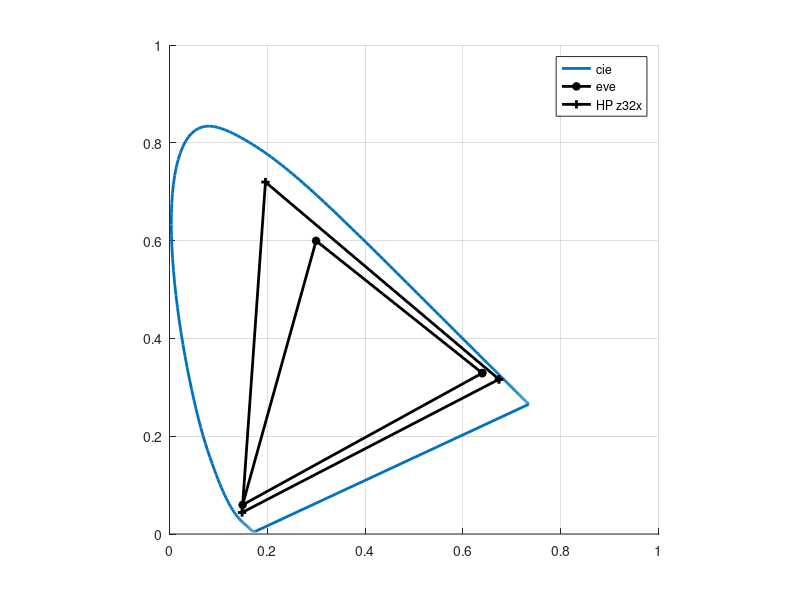

This figure's MATLAB source:
function [x,y] = cie_diagram()

# Originally from https://github.com/markkness/ColorPy/blob/master/colorpy/data/ciexyz31_1.txt
  cie = [
         360,  0.000129900000,  0.000003917000,  0.000606100000
         361,  0.000145847000,  0.000004393581,  0.000680879200
         362,  0.000163802100,  0.000004929604,  0.000765145600
         363,  0.000184003700,  0.000005532136,  0.000860012400
         364,  0.000206690200,  0.000006208245,  0.000966592800
         365,  0.000232100000,  0.000006965000,  0.001086000000
         366,  0.000260728000,  0.000007813219,  0.001220586000
         367,  0.000293075000,  0.000008767336,  0.001372729000
         368,  0.000329388000,  0.000009839844,  0.001543579000
         369,  0.000369914000,  0.000011043230,  0.001734286000
         370,  0.000414900000,  0.000012390000,  0.001946000000
         371,  0.000464158700,  0.000013886410,  0.002177777000
         372,  0.000518986000,  0.000015557280,  0.002435809000
         373,  0.000581854000,  0.000017442960,  0.002731953000
         374,  0.000655234700,  0.000019583750,  0.003078064000
         375,  0.000741600000,  0.000022020000,  0.003486000000
         376,  0.000845029600,  0.000024839650,  0.003975227000
         377,  0.000964526800,  0.000028041260,  0.004540880000
         378,  0.001094949000,  0.000031531040,  0.005158320000
         379,  0.001231154000,  0.000035215210,  0.005802907000
         380,  0.001368000000,  0.000039000000,  0.006450001000
         381,  0.001502050000,  0.000042826400,  0.007083216000
         382,  0.001642328000,  0.000046914600,  0.007745488000
         383,  0.001802382000,  0.000051589600,  0.008501152000
         384,  0.001995757000,  0.000057176400,  0.009414544000
         385,  0.002236000000,  0.000064000000,  0.010549990000
         386,  0.002535385000,  0.000072344210,  0.011965800000
         387,  0.002892603000,  0.000082212240,  0.013655870000
         388,  0.003300829000,  0.000093508160,  0.015588050000
         389,  0.003753236000,  0.000106136100,  0.017730150000
         390,  0.004243000000,  0.000120000000,  0.020050010000
         391,  0.004762389000,  0.000134984000,  0.022511360000
         392,  0.005330048000,  0.000151492000,  0.025202880000
         393,  0.005978712000,  0.000170208000,  0.028279720000
         394,  0.006741117000,  0.000191816000,  0.031897040000
         395,  0.007650000000,  0.000217000000,  0.036210000000
         396,  0.008751373000,  0.000246906700,  0.041437710000
         397,  0.010028880000,  0.000281240000,  0.047503720000
         398,  0.011421700000,  0.000318520000,  0.054119880000
         399,  0.012869010000,  0.000357266700,  0.060998030000
         400,  0.014310000000,  0.000396000000,  0.067850010000
         401,  0.015704430000,  0.000433714700,  0.074486320000
         402,  0.017147440000,  0.000473024000,  0.081361560000
         403,  0.018781220000,  0.000517876000,  0.089153640000
         404,  0.020748010000,  0.000572218700,  0.098540480000
         405,  0.023190000000,  0.000640000000,  0.110200000000
         406,  0.026207360000,  0.000724560000,  0.124613300000
         407,  0.029782480000,  0.000825500000,  0.141701700000
         408,  0.033880920000,  0.000941160000,  0.161303500000
         409,  0.038468240000,  0.001069880000,  0.183256800000
         410,  0.043510000000,  0.001210000000,  0.207400000000
         411,  0.048995600000,  0.001362091000,  0.233692100000
         412,  0.055022600000,  0.001530752000,  0.262611400000
         413,  0.061718800000,  0.001720368000,  0.294774600000
         414,  0.069212000000,  0.001935323000,  0.330798500000
         415,  0.077630000000,  0.002180000000,  0.371300000000
         416,  0.086958110000,  0.002454800000,  0.416209100000
         417,  0.097176720000,  0.002764000000,  0.465464200000
         418,  0.108406300000,  0.003117800000,  0.519694800000
         419,  0.120767200000,  0.003526400000,  0.579530300000
         420,  0.134380000000,  0.004000000000,  0.645600000000
         421,  0.149358200000,  0.004546240000,  0.718483800000
         422,  0.165395700000,  0.005159320000,  0.796713300000
         423,  0.181983100000,  0.005829280000,  0.877845900000
         424,  0.198611000000,  0.006546160000,  0.959439000000
         425,  0.214770000000,  0.007300000000,  1.039050100000
         426,  0.230186800000,  0.008086507000,  1.115367300000
         427,  0.244879700000,  0.008908720000,  1.188497100000
         428,  0.258777300000,  0.009767680000,  1.258123300000
         429,  0.271807900000,  0.010664430000,  1.323929600000
         430,  0.283900000000,  0.011600000000,  1.385600000000
         431,  0.294943800000,  0.012573170000,  1.442635200000
         432,  0.304896500000,  0.013582720000,  1.494803500000
         433,  0.313787300000,  0.014629680000,  1.542190300000
         434,  0.321645400000,  0.015715090000,  1.584880700000
         435,  0.328500000000,  0.016840000000,  1.622960000000
         436,  0.334351300000,  0.018007360000,  1.656404800000
         437,  0.339210100000,  0.019214480000,  1.685295900000
         438,  0.343121300000,  0.020453920000,  1.709874500000
         439,  0.346129600000,  0.021718240000,  1.730382100000
         440,  0.348280000000,  0.023000000000,  1.747060000000
         441,  0.349599900000,  0.024294610000,  1.760044600000
         442,  0.350147400000,  0.025610240000,  1.769623300000
         443,  0.350013000000,  0.026958570000,  1.776263700000
         444,  0.349287000000,  0.028351250000,  1.780433400000
         445,  0.348060000000,  0.029800000000,  1.782600000000
         446,  0.346373300000,  0.031310830000,  1.782968200000
         447,  0.344262400000,  0.032883680000,  1.781699800000
         448,  0.341808800000,  0.034521120000,  1.779198200000
         449,  0.339094100000,  0.036225710000,  1.775867100000
         450,  0.336200000000,  0.038000000000,  1.772110000000
         451,  0.333197700000,  0.039846670000,  1.768258900000
         452,  0.330041100000,  0.041768000000,  1.764039000000
         453,  0.326635700000,  0.043766000000,  1.758943800000
         454,  0.322886800000,  0.045842670000,  1.752466300000
         455,  0.318700000000,  0.048000000000,  1.744100000000
         456,  0.314025100000,  0.050243680000,  1.733559500000
         457,  0.308884000000,  0.052573040000,  1.720858100000
         458,  0.303290400000,  0.054980560000,  1.705936900000
         459,  0.297257900000,  0.057458720000,  1.688737200000
         460,  0.290800000000,  0.060000000000,  1.669200000000
         461,  0.283970100000,  0.062601970000,  1.647528700000
         462,  0.276721400000,  0.065277520000,  1.623412700000
         463,  0.268917800000,  0.068042080000,  1.596022300000
         464,  0.260422700000,  0.070911090000,  1.564528000000
         465,  0.251100000000,  0.073900000000,  1.528100000000
         466,  0.240847500000,  0.077016000000,  1.486111400000
         467,  0.229851200000,  0.080266400000,  1.439521500000
         468,  0.218407200000,  0.083666800000,  1.389879900000
         469,  0.206811500000,  0.087232800000,  1.338736200000
         470,  0.195360000000,  0.090980000000,  1.287640000000
         471,  0.184213600000,  0.094917550000,  1.237422300000
         472,  0.173327300000,  0.099045840000,  1.187824300000
         473,  0.162688100000,  0.103367400000,  1.138761100000
         474,  0.152283300000,  0.107884600000,  1.090148000000
         475,  0.142100000000,  0.112600000000,  1.041900000000
         476,  0.132178600000,  0.117532000000,  0.994197600000
         477,  0.122569600000,  0.122674400000,  0.947347300000
         478,  0.113275200000,  0.127992800000,  0.901453100000
         479,  0.104297900000,  0.133452800000,  0.856619300000
         480,  0.095640000000,  0.139020000000,  0.812950100000
         481,  0.087299550000,  0.144676400000,  0.770517300000
         482,  0.079308040000,  0.150469300000,  0.729444800000
         483,  0.071717760000,  0.156461900000,  0.689913600000
         484,  0.064580990000,  0.162717700000,  0.652104900000
         485,  0.057950010000,  0.169300000000,  0.616200000000
         486,  0.051862110000,  0.176243100000,  0.582328600000
         487,  0.046281520000,  0.183558100000,  0.550416200000
         488,  0.041150880000,  0.191273500000,  0.520337600000
         489,  0.036412830000,  0.199418000000,  0.491967300000
         490,  0.032010000000,  0.208020000000,  0.465180000000
         491,  0.027917200000,  0.217119900000,  0.439924600000
         492,  0.024144400000,  0.226734500000,  0.416183600000
         493,  0.020687000000,  0.236857100000,  0.393882200000
         494,  0.017540400000,  0.247481200000,  0.372945900000
         495,  0.014700000000,  0.258600000000,  0.353300000000
         496,  0.012161790000,  0.270184900000,  0.334857800000
         497,  0.009919960000,  0.282293900000,  0.317552100000
         498,  0.007967240000,  0.295050500000,  0.301337500000
         499,  0.006296346000,  0.308578000000,  0.286168600000
         500,  0.004900000000,  0.323000000000,  0.272000000000
         501,  0.003777173000,  0.338402100000,  0.258817100000
         502,  0.002945320000,  0.354685800000,  0.246483800000
         503,  0.002424880000,  0.371698600000,  0.234771800000
         504,  0.002236293000,  0.389287500000,  0.223453300000
         505,  0.002400000000,  0.407300000000,  0.212300000000
         506,  0.002925520000,  0.425629900000,  0.201169200000
         507,  0.003836560000,  0.444309600000,  0.190119600000
         508,  0.005174840000,  0.463394400000,  0.179225400000
         509,  0.006982080000,  0.482939500000,  0.168560800000
         510,  0.009300000000,  0.503000000000,  0.158200000000
         511,  0.012149490000,  0.523569300000,  0.148138300000
         512,  0.015535880000,  0.544512000000,  0.138375800000
         513,  0.019477520000,  0.565690000000,  0.128994200000
         514,  0.023992770000,  0.586965300000,  0.120075100000
         515,  0.029100000000,  0.608200000000,  0.111700000000
         516,  0.034814850000,  0.629345600000,  0.103904800000
         517,  0.041120160000,  0.650306800000,  0.096667480000
         518,  0.047985040000,  0.670875200000,  0.089982720000
         519,  0.055378610000,  0.690842400000,  0.083845310000
         520,  0.063270000000,  0.710000000000,  0.078249990000
         521,  0.071635010000,  0.728185200000,  0.073208990000
         522,  0.080462240000,  0.745463600000,  0.068678160000
         523,  0.089739960000,  0.761969400000,  0.064567840000
         524,  0.099456450000,  0.777836800000,  0.060788350000
         525,  0.109600000000,  0.793200000000,  0.057250010000
         526,  0.120167400000,  0.808110400000,  0.053904350000
         527,  0.131114500000,  0.822496200000,  0.050746640000
         528,  0.142367900000,  0.836306800000,  0.047752760000
         529,  0.153854200000,  0.849491600000,  0.044898590000
         530,  0.165500000000,  0.862000000000,  0.042160000000
         531,  0.177257100000,  0.873810800000,  0.039507280000
         532,  0.189140000000,  0.884962400000,  0.036935640000
         533,  0.201169400000,  0.895493600000,  0.034458360000
         534,  0.213365800000,  0.905443200000,  0.032088720000
         535,  0.225749900000,  0.914850100000,  0.029840000000
         536,  0.238320900000,  0.923734800000,  0.027711810000
         537,  0.251066800000,  0.932092400000,  0.025694440000
         538,  0.263992200000,  0.939922600000,  0.023787160000
         539,  0.277101700000,  0.947225200000,  0.021989250000
         540,  0.290400000000,  0.954000000000,  0.020300000000
         541,  0.303891200000,  0.960256100000,  0.018718050000
         542,  0.317572600000,  0.966007400000,  0.017240360000
         543,  0.331438400000,  0.971260600000,  0.015863640000
         544,  0.345482800000,  0.976022500000,  0.014584610000
         545,  0.359700000000,  0.980300000000,  0.013400000000
         546,  0.374083900000,  0.984092400000,  0.012307230000
         547,  0.388639600000,  0.987418200000,  0.011301880000
         548,  0.403378400000,  0.990312800000,  0.010377920000
         549,  0.418311500000,  0.992811600000,  0.009529306000
         550,  0.433449900000,  0.994950100000,  0.008749999000
         551,  0.448795300000,  0.996710800000,  0.008035200000
         552,  0.464336000000,  0.998098300000,  0.007381600000
         553,  0.480064000000,  0.999112000000,  0.006785400000
         554,  0.495971300000,  0.999748200000,  0.006242800000
         555,  0.512050100000,  1.000000000000,  0.005749999000
         556,  0.528295900000,  0.999856700000,  0.005303600000
         557,  0.544691600000,  0.999304600000,  0.004899800000
         558,  0.561209400000,  0.998325500000,  0.004534200000
         559,  0.577821500000,  0.996898700000,  0.004202400000
         560,  0.594500000000,  0.995000000000,  0.003900000000
         561,  0.611220900000,  0.992600500000,  0.003623200000
         562,  0.627975800000,  0.989742600000,  0.003370600000
         563,  0.644760200000,  0.986444400000,  0.003141400000
         564,  0.661569700000,  0.982724100000,  0.002934800000
         565,  0.678400000000,  0.978600000000,  0.002749999000
         566,  0.695239200000,  0.974083700000,  0.002585200000
         567,  0.712058600000,  0.969171200000,  0.002438600000
         568,  0.728828400000,  0.963856800000,  0.002309400000
         569,  0.745518800000,  0.958134900000,  0.002196800000
         570,  0.762100000000,  0.952000000000,  0.002100000000
         571,  0.778543200000,  0.945450400000,  0.002017733000
         572,  0.794825600000,  0.938499200000,  0.001948200000
         573,  0.810926400000,  0.931162800000,  0.001889800000
         574,  0.826824800000,  0.923457600000,  0.001840933000
         575,  0.842500000000,  0.915400000000,  0.001800000000
         576,  0.857932500000,  0.907006400000,  0.001766267000
         577,  0.873081600000,  0.898277200000,  0.001737800000
         578,  0.887894400000,  0.889204800000,  0.001711200000
         579,  0.902318100000,  0.879781600000,  0.001683067000
         580,  0.916300000000,  0.870000000000,  0.001650001000
         581,  0.929799500000,  0.859861300000,  0.001610133000
         582,  0.942798400000,  0.849392000000,  0.001564400000
         583,  0.955277600000,  0.838622000000,  0.001513600000
         584,  0.967217900000,  0.827581300000,  0.001458533000
         585,  0.978600000000,  0.816300000000,  0.001400000000
         586,  0.989385600000,  0.804794700000,  0.001336667000
         587,  0.999548800000,  0.793082000000,  0.001270000000
         588,  1.009089200000,  0.781192000000,  0.001205000000
         589,  1.018006400000,  0.769154700000,  0.001146667000
         590,  1.026300000000,  0.757000000000,  0.001100000000
         591,  1.033982700000,  0.744754100000,  0.001068800000
         592,  1.040986000000,  0.732422400000,  0.001049400000
         593,  1.047188000000,  0.720003600000,  0.001035600000
         594,  1.052466700000,  0.707496500000,  0.001021200000
         595,  1.056700000000,  0.694900000000,  0.001000000000
         596,  1.059794400000,  0.682219200000,  0.000968640000
         597,  1.061799200000,  0.669471600000,  0.000929920000
         598,  1.062806800000,  0.656674400000,  0.000886880000
         599,  1.062909600000,  0.643844800000,  0.000842560000
         600,  1.062200000000,  0.631000000000,  0.000800000000
         601,  1.060735200000,  0.618155500000,  0.000760960000
         602,  1.058443600000,  0.605314400000,  0.000723680000
         603,  1.055224400000,  0.592475600000,  0.000685920000
         604,  1.050976800000,  0.579637900000,  0.000645440000
         605,  1.045600000000,  0.566800000000,  0.000600000000
         606,  1.039036900000,  0.553961100000,  0.000547866700
         607,  1.031360800000,  0.541137200000,  0.000491600000
         608,  1.022666200000,  0.528352800000,  0.000435400000
         609,  1.013047700000,  0.515632300000,  0.000383466700
         610,  1.002600000000,  0.503000000000,  0.000340000000
         611,  0.991367500000,  0.490468800000,  0.000307253300
         612,  0.979331400000,  0.478030400000,  0.000283160000
         613,  0.966491600000,  0.465677600000,  0.000265440000
         614,  0.952847900000,  0.453403200000,  0.000251813300
         615,  0.938400000000,  0.441200000000,  0.000240000000
         616,  0.923194000000,  0.429080000000,  0.000229546700
         617,  0.907244000000,  0.417036000000,  0.000220640000
         618,  0.890502000000,  0.405032000000,  0.000211960000
         619,  0.872920000000,  0.393032000000,  0.000202186700
         620,  0.854449900000,  0.381000000000,  0.000190000000
         621,  0.835084000000,  0.368918400000,  0.000174213300
         622,  0.814946000000,  0.356827200000,  0.000155640000
         623,  0.794186000000,  0.344776800000,  0.000135960000
         624,  0.772954000000,  0.332817600000,  0.000116853300
         625,  0.751400000000,  0.321000000000,  0.000100000000
         626,  0.729583600000,  0.309338100000,  0.000086133330
         627,  0.707588800000,  0.297850400000,  0.000074600000
         628,  0.685602200000,  0.286593600000,  0.000065000000
         629,  0.663810400000,  0.275624500000,  0.000056933330
         630,  0.642400000000,  0.265000000000,  0.000049999990
         631,  0.621514900000,  0.254763200000,  0.000044160000
         632,  0.601113800000,  0.244889600000,  0.000039480000
         633,  0.581105200000,  0.235334400000,  0.000035720000
         634,  0.561397700000,  0.226052800000,  0.000032640000
         635,  0.541900000000,  0.217000000000,  0.000030000000
         636,  0.522599500000,  0.208161600000,  0.000027653330
         637,  0.503546400000,  0.199548800000,  0.000025560000
         638,  0.484743600000,  0.191155200000,  0.000023640000
         639,  0.466193900000,  0.182974400000,  0.000021813330
         640,  0.447900000000,  0.175000000000,  0.000020000000
         641,  0.429861300000,  0.167223500000,  0.000018133330
         642,  0.412098000000,  0.159646400000,  0.000016200000
         643,  0.394644000000,  0.152277600000,  0.000014200000
         644,  0.377533300000,  0.145125900000,  0.000012133330
         645,  0.360800000000,  0.138200000000,  0.000010000000
         646,  0.344456300000,  0.131500300000,  0.000007733333
         647,  0.328516800000,  0.125024800000,  0.000005400000
         648,  0.313019200000,  0.118779200000,  0.000003200000
         649,  0.298001100000,  0.112769100000,  0.000001333333
         650,  0.283500000000,  0.107000000000,  0.000000000000
         651,  0.269544800000,  0.101476200000,  0.000000000000
         652,  0.256118400000,  0.096188640000,  0.000000000000
         653,  0.243189600000,  0.091122960000,  0.000000000000
         654,  0.230727200000,  0.086264850000,  0.000000000000
         655,  0.218700000000,  0.081600000000,  0.000000000000
         656,  0.207097100000,  0.077120640000,  0.000000000000
         657,  0.195923200000,  0.072825520000,  0.000000000000
         658,  0.185170800000,  0.068710080000,  0.000000000000
         659,  0.174832300000,  0.064769760000,  0.000000000000
         660,  0.164900000000,  0.061000000000,  0.000000000000
         661,  0.155366700000,  0.057396210000,  0.000000000000
         662,  0.146230000000,  0.053955040000,  0.000000000000
         663,  0.137490000000,  0.050673760000,  0.000000000000
         664,  0.129146700000,  0.047549650000,  0.000000000000
         665,  0.121200000000,  0.044580000000,  0.000000000000
         666,  0.113639700000,  0.041758720000,  0.000000000000
         667,  0.106465000000,  0.039084960000,  0.000000000000
         668,  0.099690440000,  0.036563840000,  0.000000000000
         669,  0.093330610000,  0.034200480000,  0.000000000000
         670,  0.087400000000,  0.032000000000,  0.000000000000
         671,  0.081900960000,  0.029962610000,  0.000000000000
         672,  0.076804280000,  0.028076640000,  0.000000000000
         673,  0.072077120000,  0.026329360000,  0.000000000000
         674,  0.067686640000,  0.024708050000,  0.000000000000
         675,  0.063600000000,  0.023200000000,  0.000000000000
         676,  0.059806850000,  0.021800770000,  0.000000000000
         677,  0.056282160000,  0.020501120000,  0.000000000000
         678,  0.052971040000,  0.019281080000,  0.000000000000
         679,  0.049818610000,  0.018120690000,  0.000000000000
         680,  0.046770000000,  0.017000000000,  0.000000000000
         681,  0.043784050000,  0.015903790000,  0.000000000000
         682,  0.040875360000,  0.014837180000,  0.000000000000
         683,  0.038072640000,  0.013810680000,  0.000000000000
         684,  0.035404610000,  0.012834780000,  0.000000000000
         685,  0.032900000000,  0.011920000000,  0.000000000000
         686,  0.030564190000,  0.011068310000,  0.000000000000
         687,  0.028380560000,  0.010273390000,  0.000000000000
         688,  0.026344840000,  0.009533311000,  0.000000000000
         689,  0.024452750000,  0.008846157000,  0.000000000000
         690,  0.022700000000,  0.008210000000,  0.000000000000
         691,  0.021084290000,  0.007623781000,  0.000000000000
         692,  0.019599880000,  0.007085424000,  0.000000000000
         693,  0.018237320000,  0.006591476000,  0.000000000000
         694,  0.016987170000,  0.006138485000,  0.000000000000
         695,  0.015840000000,  0.005723000000,  0.000000000000
         696,  0.014790640000,  0.005343059000,  0.000000000000
         697,  0.013831320000,  0.004995796000,  0.000000000000
         698,  0.012948680000,  0.004676404000,  0.000000000000
         699,  0.012129200000,  0.004380075000,  0.000000000000
         700,  0.011359160000,  0.004102000000,  0.000000000000
         701,  0.010629350000,  0.003838453000,  0.000000000000
         702,  0.009938846000,  0.003589099000,  0.000000000000
         703,  0.009288422000,  0.003354219000,  0.000000000000
         704,  0.008678854000,  0.003134093000,  0.000000000000
         705,  0.008110916000,  0.002929000000,  0.000000000000
         706,  0.007582388000,  0.002738139000,  0.000000000000
         707,  0.007088746000,  0.002559876000,  0.000000000000
         708,  0.006627313000,  0.002393244000,  0.000000000000
         709,  0.006195408000,  0.002237275000,  0.000000000000
         710,  0.005790346000,  0.002091000000,  0.000000000000
         711,  0.005409826000,  0.001953587000,  0.000000000000
         712,  0.005052583000,  0.001824580000,  0.000000000000
         713,  0.004717512000,  0.001703580000,  0.000000000000
         714,  0.004403507000,  0.001590187000,  0.000000000000
         715,  0.004109457000,  0.001484000000,  0.000000000000
         716,  0.003833913000,  0.001384496000,  0.000000000000
         717,  0.003575748000,  0.001291268000,  0.000000000000
         718,  0.003334342000,  0.001204092000,  0.000000000000
         719,  0.003109075000,  0.001122744000,  0.000000000000
         720,  0.002899327000,  0.001047000000,  0.000000000000
         721,  0.002704348000,  0.000976589600,  0.000000000000
         722,  0.002523020000,  0.000911108800,  0.000000000000
         723,  0.002354168000,  0.000850133200,  0.000000000000
         724,  0.002196616000,  0.000793238400,  0.000000000000
         725,  0.002049190000,  0.000740000000,  0.000000000000
         726,  0.001910960000,  0.000690082700,  0.000000000000
         727,  0.001781438000,  0.000643310000,  0.000000000000
         728,  0.001660110000,  0.000599496000,  0.000000000000
         729,  0.001546459000,  0.000558454700,  0.000000000000
         730,  0.001439971000,  0.000520000000,  0.000000000000
         731,  0.001340042000,  0.000483913600,  0.000000000000
         732,  0.001246275000,  0.000450052800,  0.000000000000
         733,  0.001158471000,  0.000418345200,  0.000000000000
         734,  0.001076430000,  0.000388718400,  0.000000000000
         735,  0.000999949300,  0.000361100000,  0.000000000000
         736,  0.000928735800,  0.000335383500,  0.000000000000
         737,  0.000862433200,  0.000311440400,  0.000000000000
         738,  0.000800750300,  0.000289165600,  0.000000000000
         739,  0.000743396000,  0.000268453900,  0.000000000000
         740,  0.000690078600,  0.000249200000,  0.000000000000
         741,  0.000640515600,  0.000231301900,  0.000000000000
         742,  0.000594502100,  0.000214685600,  0.000000000000
         743,  0.000551864600,  0.000199288400,  0.000000000000
         744,  0.000512429000,  0.000185047500,  0.000000000000
         745,  0.000476021300,  0.000171900000,  0.000000000000
         746,  0.000442453600,  0.000159778100,  0.000000000000
         747,  0.000411511700,  0.000148604400,  0.000000000000
         748,  0.000382981400,  0.000138301600,  0.000000000000
         749,  0.000356649100,  0.000128792500,  0.000000000000
         750,  0.000332301100,  0.000120000000,  0.000000000000
         751,  0.000309758600,  0.000111859500,  0.000000000000
         752,  0.000288887100,  0.000104322400,  0.000000000000
         753,  0.000269539400,  0.000097335600,  0.000000000000
         754,  0.000251568200,  0.000090845870,  0.000000000000
         755,  0.000234826100,  0.000084800000,  0.000000000000
         756,  0.000219171000,  0.000079146670,  0.000000000000
         757,  0.000204525800,  0.000073858000,  0.000000000000
         758,  0.000190840500,  0.000068916000,  0.000000000000
         759,  0.000178065400,  0.000064302670,  0.000000000000
         760,  0.000166150500,  0.000060000000,  0.000000000000
         761,  0.000155023600,  0.000055981870,  0.000000000000
         762,  0.000144621900,  0.000052225600,  0.000000000000
         763,  0.000134909800,  0.000048718400,  0.000000000000
         764,  0.000125852000,  0.000045447470,  0.000000000000
         765,  0.000117413000,  0.000042400000,  0.000000000000
         766,  0.000109551500,  0.000039561040,  0.000000000000
         767,  0.000102224500,  0.000036915120,  0.000000000000
         768,  0.000095394450,  0.000034448680,  0.000000000000
         769,  0.000089023900,  0.000032148160,  0.000000000000
         770,  0.000083075270,  0.000030000000,  0.000000000000
         771,  0.000077512690,  0.000027991250,  0.000000000000
         772,  0.000072313040,  0.000026113560,  0.000000000000
         773,  0.000067457780,  0.000024360240,  0.000000000000
         774,  0.000062928440,  0.000022724610,  0.000000000000
         775,  0.000058706520,  0.000021200000,  0.000000000000
         776,  0.000054770280,  0.000019778550,  0.000000000000
         777,  0.000051099180,  0.000018452850,  0.000000000000
         778,  0.000047676540,  0.000017216870,  0.000000000000
         779,  0.000044485670,  0.000016064590,  0.000000000000
         780,  0.000041509940,  0.000014990000,  0.000000000000
         781,  0.000038733240,  0.000013987280,  0.000000000000
         782,  0.000036142030,  0.000013051550,  0.000000000000
         783,  0.000033723520,  0.000012178180,  0.000000000000
         784,  0.000031464870,  0.000011362540,  0.000000000000
         785,  0.000029353260,  0.000010600000,  0.000000000000
         786,  0.000027375730,  0.000009885877,  0.000000000000
         787,  0.000025524330,  0.000009217304,  0.000000000000
         788,  0.000023793760,  0.000008592362,  0.000000000000
         789,  0.000022178700,  0.000008009133,  0.000000000000
         790,  0.000020673830,  0.000007465700,  0.000000000000
         791,  0.000019272260,  0.000006959567,  0.000000000000
         792,  0.000017966400,  0.000006487995,  0.000000000000
         793,  0.000016749910,  0.000006048699,  0.000000000000
         794,  0.000015616480,  0.000005639396,  0.000000000000
         795,  0.000014559770,  0.000005257800,  0.000000000000
         796,  0.000013573870,  0.000004901771,  0.000000000000
         797,  0.000012654360,  0.000004569720,  0.000000000000
         798,  0.000011797230,  0.000004260194,  0.000000000000
         799,  0.000010998440,  0.000003971739,  0.000000000000
         800,  0.000010253980,  0.000003702900,  0.000000000000
         801,  0.000009559646,  0.000003452163,  0.000000000000
         802,  0.000008912044,  0.000003218302,  0.000000000000
         803,  0.000008308358,  0.000003000300,  0.000000000000
         804,  0.000007745769,  0.000002797139,  0.000000000000
         805,  0.000007221456,  0.000002607800,  0.000000000000
         806,  0.000006732475,  0.000002431220,  0.000000000000
         807,  0.000006276423,  0.000002266531,  0.000000000000
         808,  0.000005851304,  0.000002113013,  0.000000000000
         809,  0.000005455118,  0.000001969943,  0.000000000000
         810,  0.000005085868,  0.000001836600,  0.000000000000
         811,  0.000004741466,  0.000001712230,  0.000000000000
         812,  0.000004420236,  0.000001596228,  0.000000000000
         813,  0.000004120783,  0.000001488090,  0.000000000000
         814,  0.000003841716,  0.000001387314,  0.000000000000
         815,  0.000003581652,  0.000001293400,  0.000000000000
         816,  0.000003339127,  0.000001205820,  0.000000000000
         817,  0.000003112949,  0.000001124143,  0.000000000000
         818,  0.000002902121,  0.000001048009,  0.000000000000
         819,  0.000002705645,  0.000000977058,  0.000000000000
         820,  0.000002522525,  0.000000910930,  0.000000000000
         821,  0.000002351726,  0.000000849251,  0.000000000000
         822,  0.000002192415,  0.000000791721,  0.000000000000
         823,  0.000002043902,  0.000000738090,  0.000000000000
         824,  0.000001905497,  0.000000688110,  0.000000000000
         825,  0.000001776509,  0.000000641530,  0.000000000000
         826,  0.000001656215,  0.000000598090,  0.000000000000
         827,  0.000001544022,  0.000000557575,  0.000000000000
         828,  0.000001439440,  0.000000519808,  0.000000000000
         829,  0.000001341977,  0.000000484612,  0.000000000000
         830,  0.000001251141,  0.000000451810,  0.000000000000];

  X=cie(:,2); Y=cie(:,3); Z=cie(:,4);

  x=X./(X+Y+Z);
  y=Y./(X+Y+Z);

  # Add an extra row with the original coordinate, this allows for
  # "closing" the outer curve delimiting the plot.
  x=[x; x(1)];
  y=[y; y(1)];

  hold on;
  plot(x,y, 'linewidth', 2);

  grid;
  axis([0.0 1.0 0.0 1.0])
  axis equal;

  eve=[0.6396, 0.3291; 0.2998, 0.5996; 0.1494, 0.0595];
  eve=[eve; eve(1,:)];
  plot(eve(:,1), eve(:,2), 'k*-', 'linewidth', 2);

  z32x=[0.6738, 0.3164; 0.1962, 0.7197; 0.1484, 0.0439];
  z32x=[z32x; z32x(1,:)];
  plot(z32x(:,1), z32x(:,2), 'k+-', 'linewidth', 2);

  legend('cie', 'eve', 'HP z32x');

endfunction
